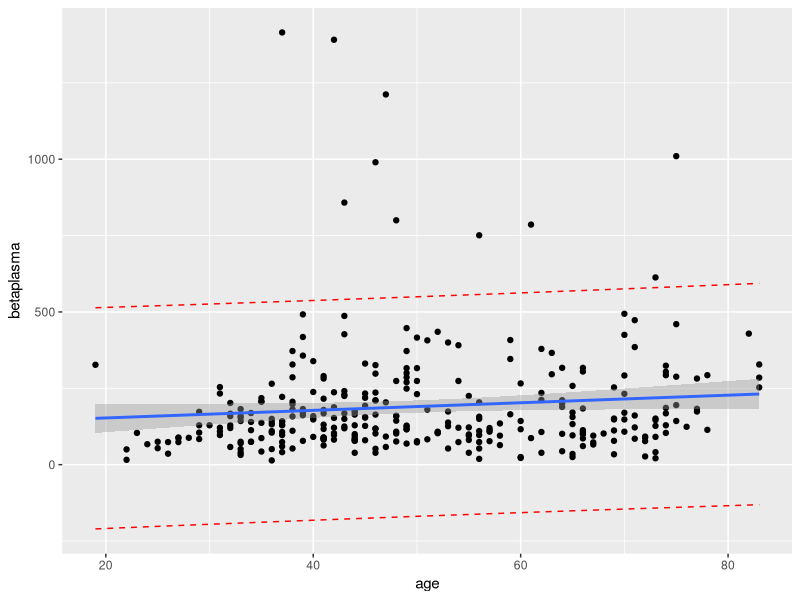
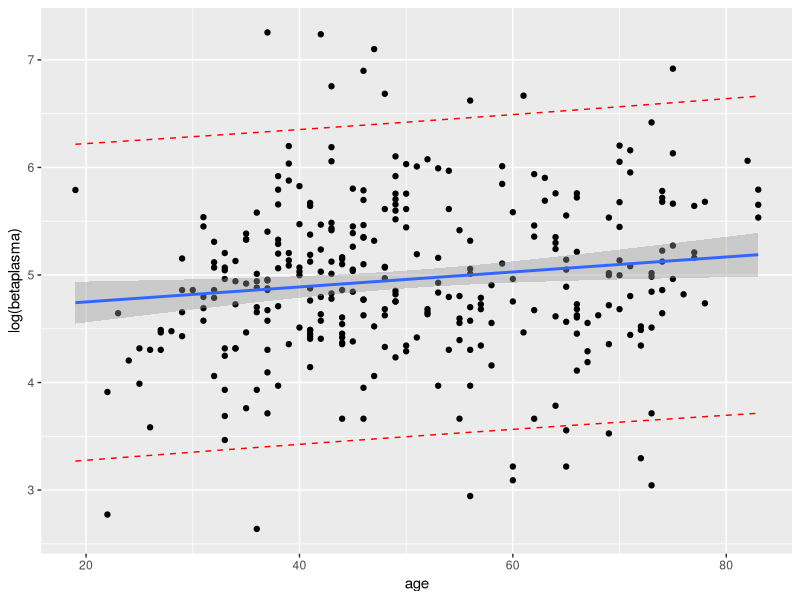
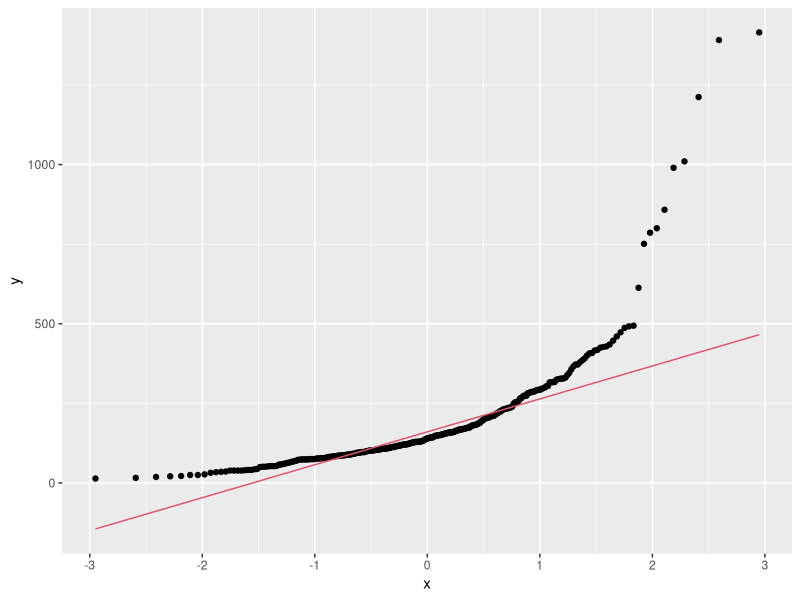
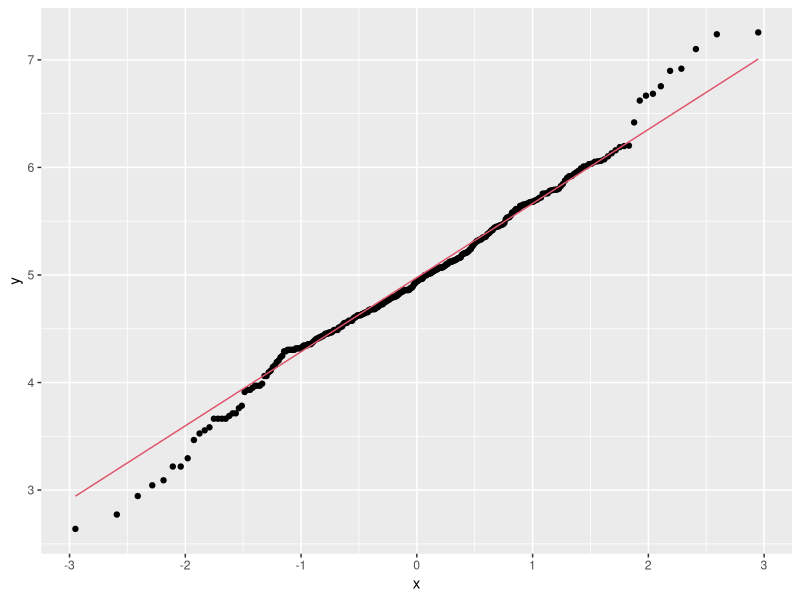
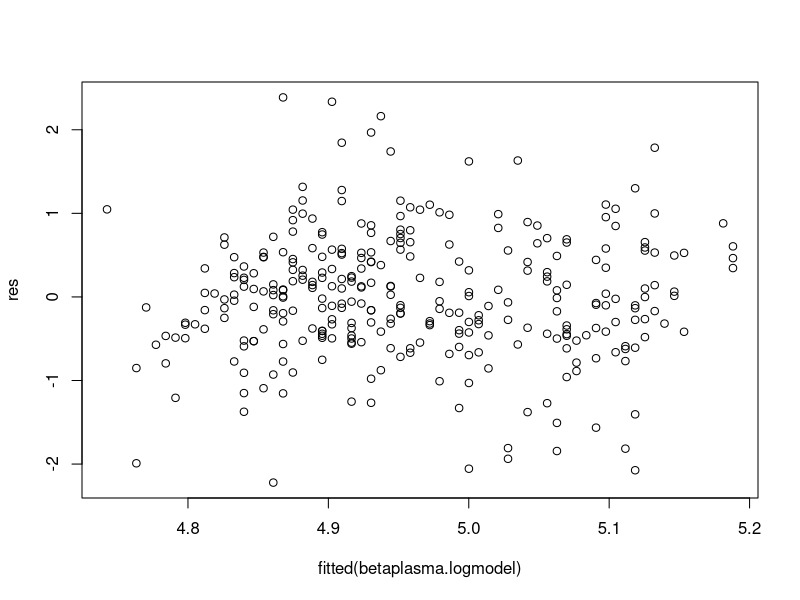
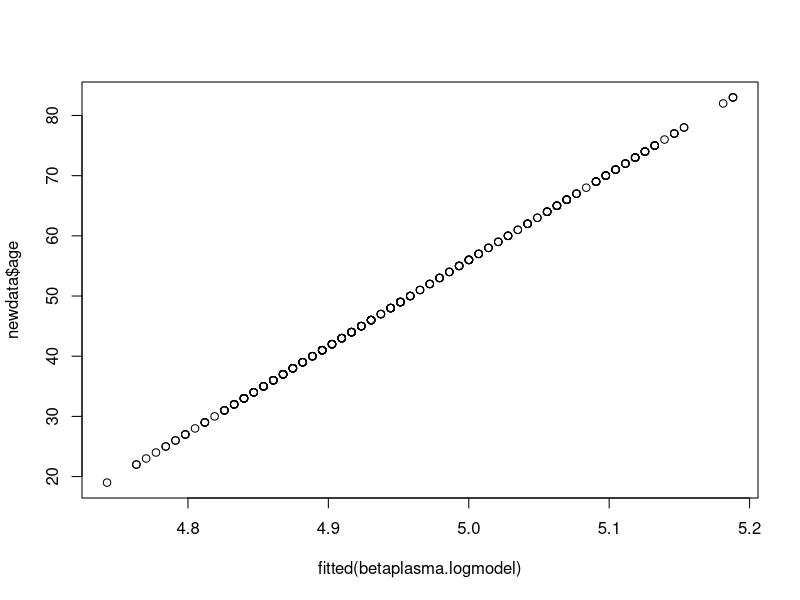
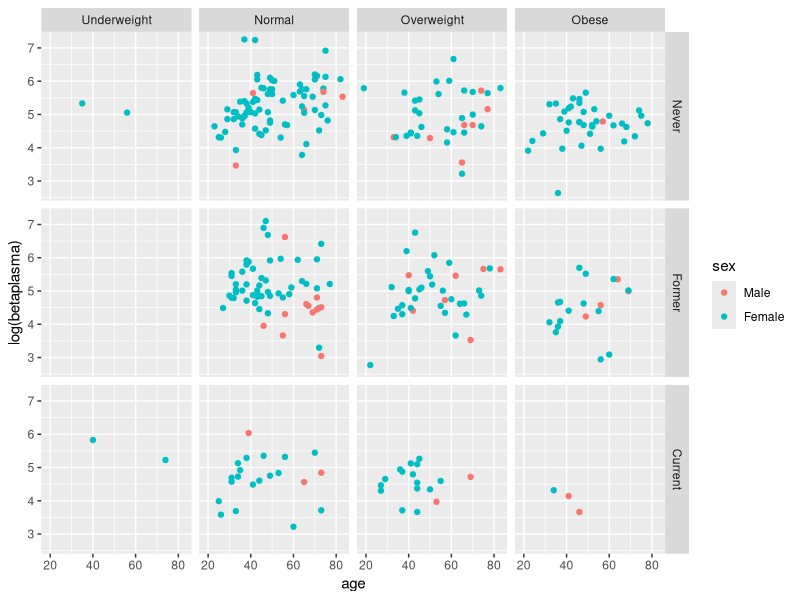
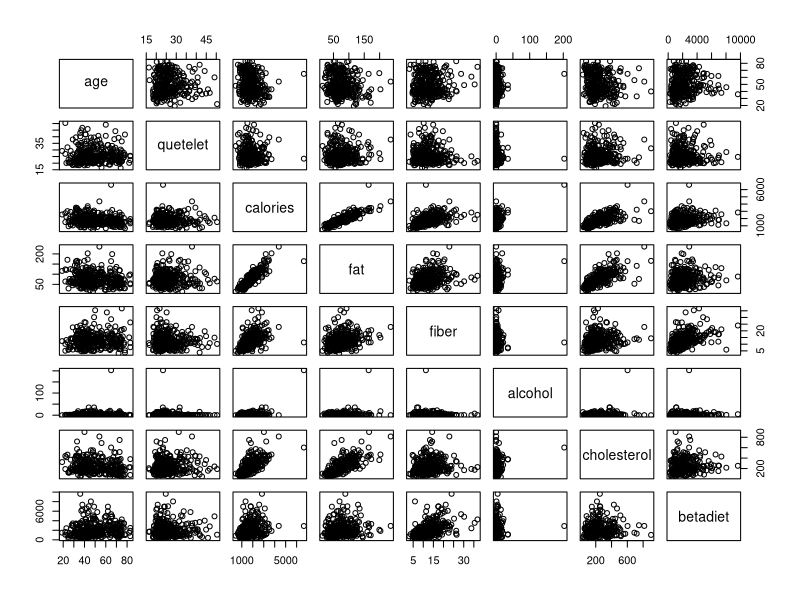

Recreate these plots in R, in order. (Note: this script raises an error after producing the figures.)
library(ggplot2)
library(grid)
#install.packages("GGally")
#install.packages("ggpubr")
library(GGally)
library(ggpubr)
plasma <- read.delim("plasma.txt")
head(plasma)
summary(plasma)

# b) the linear plot
newdata <- plasma[plasma$betaplasma > 0, ]
(betaplasma.model = lm(betaplasma ~ age, data = newdata))
(x0 <- data.frame(age = c(76)))
(predict(betaplasma.model, newdata = x0,interval = "confidence"))
(confint(betaplasma.model))

temp_var <- predict(betaplasma.model, interval="prediction")
new_df <- cbind(newdata, temp_var)
ggplot(new_df, aes(x = age, y=betaplasma)) + geom_point() + geom_line(aes(y=lwr), color = "red", linetype = "dashed")+
  geom_line(aes(y=upr), color = "red", linetype = "dashed") + geom_smooth(data = new_df, aes(x = age , y = betaplasma), method = lm) 

# b) the log plot
(betaplasma.logmodel = lm(log(betaplasma) ~ age, data = newdata))

temp_var <- predict(betaplasma.logmodel, interval="prediction")
new_df <- cbind(newdata, temp_var)
ggplot(new_df, aes(x = age, y=log(betaplasma))) + geom_point() + geom_line(aes(y=lwr), color = "red", linetype = "dashed")+
  geom_line(aes(y=upr), color = "red", linetype = "dashed") + geom_smooth(data = new_df, aes(x = age , y = log(betaplasma)), method = lm) 


# QQ-plot
ggplot(newdata, aes(sample= betaplasma)) +stat_qq() + stat_qq_line(color=2) 
ggplot(newdata, aes(sample= log(betaplasma))) +stat_qq() + stat_qq_line(color=2) 

res <- resid(betaplasma.logmodel)
plot(fitted(betaplasma.logmodel), res)


plot(fitted(betaplasma.logmodel), newdata$age)

# Part 2
# a) sex, smokstat, bmicat factors and their frequency tables
newdata$sex <- factor(newdata$sex,
                      levels = c(1, 2),
                      labels = c("Male", "Female"))
table(newdata$sex)

newdata$smokstat <- factor(newdata$smokstat,
                           levels = c(1, 2, 3),
                           labels = c("Never", "Former", "Current"))
table(newdata$smokstat)

newdata$bmicat <- factor(newdata$bmicat,
                         levels = c(1, 2, 3, 4),
                         labels = c("Underweight", "Normal", "Overweight", "Obese"))
table(newdata$bmicat)

# b) beta estimates, std errors & confint for linear model with:

# Underweight as reference variable
newdata$bmicat <- relevel(newdata$bmicat, "Underweight")
(betaplasmabmi.model = lm(log(betaplasma) ~ bmicat , data = newdata))
confint(betaplasmabmi.model)
summary(betaplasmabmi.model)

# Normal as reference variable 
newdata$bmicat <- relevel(newdata$bmicat, "Normal")
(betaplasmabmi.model = lm(log(betaplasma) ~ bmicat , data = newdata))
confint(betaplasmabmi.model)
summary(betaplasmabmi.model)

# c) model: plasma beta-carotene depends on age, sex, smokstat & bmicat

(betaplasmaall.model = lm(log(betaplasma) ~ age + sex + smokstat + bmicat , data = newdata))
exp(betaplasmaall.model$coefficients)
exp(confint(betaplasmaall.model))
summary(betaplasmaall.model)

anova(betaplasma.logmodel, betaplasmaall.model)

(betaplasmareduced.model = lm(log(betaplasma) ~ age + sex+ smokstat + quetelet , data = newdata))

anova(betaplasmareduced.model, betaplasmaall.model)

# 2d)

ggplot(data = newdata, aes(x = age, y = log(betaplasma), color = sex)) +
  geom_point()  +
  facet_grid(smokstat ~ relevel(bmicat, "Underweight"))

AverageAgeMale <- round(mean(newdata$age[newdata$sex=="Male"]))
testperson1 <- data.frame(sex = 'Male', smokstat = 'Former', bmicat = 'Underweight', age = AverageAgeMale)

(predict(betaplasmaall.model, testperson1,interval = "confidence"))
(predict(betaplasmaall.model, testperson1,interval = "prediction"))


summary(betaplasmaall.model)
confint(betaplasmaall.model)

# 2e

(betaplasmaquetelet.model = lm(log(betaplasma) ~ age + sex + smokstat + quetelet , data = newdata))
(exp(confint(betaplasmaquetelet.model)))

# bmi 22
testwoman <- data.frame(age = 40, sex = 'Female', smokstat = 'Former', bmicat = 'Normal')
testwomanq <- data.frame(age = 40, sex = 'Female', smokstat = 'Former', quetelet = 22)

testman <- data.frame(age = 40, sex = 'Male', smokstat='Former', bmicat = 'Normal')
testmanq <- data.frame(age = 40, sex = 'Male', smokstat='Former', quetelet = 22)


(predict(betaplasmaall.model, testwoman,interval = "confidence"))
(predict(betaplasmaquetelet.model, testwomanq,interval = "confidence"))
(predict(betaplasmaall.model, testman,interval = "confidence"))
(predict(betaplasmaquetelet.model, testmanq,interval = "confidence"))

# bmi 33

testwoman33 <- data.frame(age = 40, sex = 'Female', smokstat = 'Former', bmicat = 'Obese')
testwomanq33 <- data.frame(age = 40, sex = 'Female', smokstat = 'Former', quetelet = 33)

testman33 <- data.frame(age = 40, sex = 'Male', smokstat='Former', bmicat = 'Obese')
testmanq33 <- data.frame(age = 40, sex = 'Male', smokstat='Former', quetelet = 33)

(predict(betaplasmaall.model, testwoman33,interval = "confidence"))
(predict(betaplasmaquetelet.model, testwomanq33,interval = "confidence"))
(predict(betaplasmaall.model, testman33,interval = "confidence"))
(predict(betaplasmaquetelet.model, testmanq33,interval = "confidence"))

confintfm <- cbind(predict(betaplasmaall.model, testwoman,interval = "confidence"))
confintfm33 <- cbind(predict(betaplasmaall.model, testwoman33,interval = "confidence"))
confintfmq <- cbind(predict(betaplasmaquetelet.model, testwomanq,interval = "confidence"))
confintfmq33 <- cbind(predict(betaplasmaquetelet.model, testwomanq33,interval = "confidence"))

confintm <- cbind(predict(betaplasmaall.model, testman,interval = "confidence"))
confintm33 <- cbind(predict(betaplasmaall.model, testman33,interval = "confidence"))
confintmq <- cbind(predict(betaplasmaquetelet.model, testmanq,interval = "confidence"))
confintmq33 <- cbind(predict(betaplasmaquetelet.model, testmanq33,interval = "confidence"))

(abs(confintfm33-confintfm))/(confintfm) #Female BMI
(abs(confintfmq33-confintfmq))/(confintfmq) #Female Q
(abs(confintm33-confintm))/(confintm) #Male BMI
(abs(confintmq33-confintmq))/(confintmq) #Male Q

# 2f)

(betaplasmabmiq.model = lm(log(betaplasma) ~ age + sex + smokstat + bmicat + quetelet , data = newdata))
anova(betaplasmareduced.model, betaplasmabmiq.model)




# 3
# a)
sum_bmi <- summary(betaplasmaall.model)
sum_q <- summary(betaplasmaquetelet.model)

# the larger the better
(R2_bmi = sum_bmi$r.squared)
(R2_q = sum_q$r.squared)

(R_adj_bmi = sum_bmi$adj.r.squared)
(R_adj_q = sum_q$adj.r.squared)

# the smaller the better
AIC(betaplasmaall.model)
AIC(betaplasmaquetelet.model)

BIC(betaplasmaall.model)
BIC(betaplasmaquetelet.model)

# b)

contx <- plasma[, c("age", "quetelet", "calories", "fat", "fiber",
                    "alcohol", "cholesterol", "betadiet")]
cor(contx)
pairs(contx)

ggplot(data = plasma, aes(x = fat, y = calories)) + geom_point() + xlab("Fat Intake [g/day]") +
  ylab("Caloric Intake [Cal/day]") 

ggplot(data = plasma, aes(x = fat, y = cholesterol)) + geom_point() + xlab("Fat Intake [g/day]") +
  ylab("Cholesterol Intake [mg/day]") 

table(plasma$vituse)

# c)

(betaplasmadietary.model = lm(log(betaplasma) ~ vituse+calories+fat+fiber+alcohol+cholesterol+betadiet, data = newdata))
(influence(betaplasmadietary.model)$hat)

table(plasma$alcohol)

ggplot(data = plasma, aes(x = fat, y = alcohol)) + geom_point() + xlab("Fat Intake [g/day]") +
  ylab("Alcohol Intake [drinks/week]") 

ggplot(data = plasma, aes(x = fat, y = cholesterol)) + geom_point() + xlab("Fat Intake [g/day]") +
  ylab("Alcohol Intake [drinks/week]") 

ggplot(data = plasma, aes(x = fat, y = )) + geom_point() + xlab("Fat Intake [g/day]") +
  ylab("Alcohol Intake [drinks/week]") 


plasma <- read.delim("plasma.txt")
head(plasma)
summary(plasma)

# b) the linear plot
newdata <- plasma[plasma$betaplasma > 0, ]
(betaplasma.model = lm(betaplasma ~ age, data = newdata))
(x0 <- data.frame(age = c(76)))
(predict(betaplasma.model, newdata = x0,interval = "confidence"))
(confint(betaplasma.model))

temp_var <- predict(betaplasma.model, interval="prediction")
new_df <- cbind(newdata, temp_var)
ggplot(new_df, aes(x = age, y=betaplasma)) + geom_point() + geom_line(aes(y=lwr), color = "red", linetype = "dashed")+
  geom_line(aes(y=upr), color = "red", linetype = "dashed") + geom_smooth(data = new_df, aes(x = age , y = betaplasma), method = lm) 

# b) the log plot
(betaplasma.logmodel = lm(log(betaplasma) ~ age, data = newdata))

temp_var <- predict(betaplasma.logmodel, interval="prediction")
new_df <- cbind(newdata, temp_var)
ggplot(new_df, aes(x = age, y=log(betaplasma))) + geom_point() + geom_line(aes(y=lwr), color = "red", linetype = "dashed")+
  geom_line(aes(y=upr), color = "red", linetype = "dashed") + geom_smooth(data = new_df, aes(x = age , y = log(betaplasma)), method = lm) 


# QQ-plot
ggplot(newdata, aes(sample= betaplasma)) +stat_qq() + stat_qq_line(color=2) 
ggplot(newdata, aes(sample= log(betaplasma))) +stat_qq() + stat_qq_line(color=2) 

res <- resid(betaplasma.logmodel)
plot(fitted(betaplasma.logmodel), res)


plot(fitted(betaplasma.logmodel), newdata$age)

# Part 2
# a) sex, smokstat, bmicat factors and their frequency tables
newdata$sex <- factor(newdata$sex,
                      levels = c(1, 2),
                      labels = c("Male", "Female"))
table(newdata$sex)

newdata$smokstat <- factor(newdata$smokstat,
                           levels = c(1, 2, 3),
                           labels = c("Never", "Former", "Current"))
table(newdata$smokstat)

newdata$bmicat <- factor(newdata$bmicat,
                         levels = c(1, 2, 3, 4),
                         labels = c("Underweight", "Normal", "Overweight", "Obese"))
table(newdata$bmicat)

# b) beta estimates, std errors & confint for linear model with:

# Underweight as reference variable
newdata$bmicat <- relevel(newdata$bmicat, "Underweight")
(betaplasmabmi.model = lm(log(betaplasma) ~ bmicat , data = newdata))
confint(betaplasmabmi.model)
summary(betaplasmabmi.model)

# Normal as reference variable 
newdata$bmicat <- relevel(newdata$bmicat, "Normal")
(betaplasmabmi.model = lm(log(betaplasma) ~ bmicat , data = newdata))
confint(betaplasmabmi.model)
summary(betaplasmabmi.model)

# c) model: plasma beta-carotene depends on age, sex, smokstat & bmicat

(betaplasmaall.model = lm(log(betaplasma) ~ age + sex + smokstat + bmicat , data = newdata))

exp(betaplasmaall.model$coefficients)
exp(confint(betaplasmaall.model))
summary(betaplasmaall.model)

anova(betaplasma.logmodel, betaplasmaall.model)

(betaplasmareduced.model = lm(log(betaplasma) ~ age + sex+ smokstat + bmicat , data = newdata))

anova(betaplasmareduced.model, betaplasmaall.model)

# 2d)

ggplot(data = newdata, aes(x = age, y = log(betaplasma), color = sex)) +
  geom_point()  +
  facet_grid(smokstat ~ relevel(bmicat, "Underweight"))

AverageAgeMale <- round(mean(newdata$age[newdata$sex=="Male"]))
testperson1 <- data.frame(sex = 'Male', smokstat = 'Former', bmicat = 'Underweight', age = AverageAgeMale)

(predict(betaplasmaall.model, testperson1,interval = "confidence"))
(predict(betaplasmaall.model, testperson1,interval = "prediction"))


summary(betaplasmaall.model)
confint(betaplasmaall.model)

# 2e

(betaplasmaquetelet.model = lm(log(betaplasma) ~ age + sex + smokstat + quetelet , data = newdata))
(exp(confint(betaplasmaquetelet.model)))

# bmi 22
testwoman <- data.frame(age = 40, sex = 'Female', smokstat = 'Former', bmicat = 'Normal')
testwomanq <- data.frame(age = 40, sex = 'Female', smokstat = 'Former', quetelet = 22)

testman <- data.frame(age = 40, sex = 'Male', smokstat='Former', bmicat = 'Normal')
testmanq <- data.frame(age = 40, sex = 'Male', smokstat='Former', quetelet = 22)


(predict(betaplasmaall.model, testwoman,interval = "confidence"))
(predict(betaplasmaquetelet.model, testwomanq,interval = "confidence"))
(predict(betaplasmaall.model, testman,interval = "confidence"))
(predict(betaplasmaquetelet.model, testmanq,interval = "confidence"))

# bmi 33

testwoman33 <- data.frame(age = 40, sex = 'Female', smokstat = 'Former', bmicat = 'Obese')
testwomanq33 <- data.frame(age = 40, sex = 'Female', smokstat = 'Former', quetelet = 33)

testman33 <- data.frame(age = 40, sex = 'Male', smokstat='Former', bmicat = 'Obese')
testmanq33 <- data.frame(age = 40, sex = 'Male', smokstat='Former', quetelet = 33)

(predict(betaplasmaall.model, testwoman33,interval = "confidence"))
(predict(betaplasmaquetelet.model, testwomanq33,interval = "confidence"))
(predict(betaplasmaall.model, testman33,interval = "confidence"))
(predict(betaplasmaquetelet.model, testmanq33,interval = "confidence"))

confintfm <- cbind(predict(betaplasmaall.model, testwoman,interval = "confidence"))
confintfm33 <- cbind(predict(betaplasmaall.model, testwoman33,interval = "confidence"))
confintfmq <- cbind(predict(betaplasmaquetelet.model, testwomanq,interval = "confidence"))
confintfmq33 <- cbind(predict(betaplasmaquetelet.model, testwomanq33,interval = "confidence"))

confintm <- cbind(predict(betaplasmaall.model, testman,interval = "confidence"))
confintm33 <- cbind(predict(betaplasmaall.model, testman33,interval = "confidence"))
confintmq <- cbind(predict(betaplasmaquetelet.model, testmanq,interval = "confidence"))
confintmq33 <- cbind(predict(betaplasmaquetelet.model, testmanq33,interval = "confidence"))

(abs(confintfm33-confintfm))/(confintfm) #Female BMI
(abs(confintfmq33-confintfmq))/(confintfmq) #Female Q
(abs(confintm33-confintm))/(confintm) #Male BMI
(abs(confintmq33-confintmq))/(confintmq) #Male Q

# 2f)

(betaplasmabmiq.model = lm(log(betaplasma) ~ age + sex + smokstat + bmicat + quetelet , data = newdata))
anova(betaplasmareduced.model, betaplasmabmiq.model)


# 3
# a)
sum_bmi <- summary(betaplasmaall.model)
sum_q <- summary(betaplasmaquetelet.model)

# the larger the better
(R2_bmi = sum_bmi$r.squared)
(R2_q = sum_q$r.squared)

(R_adj_bmi = sum_bmi$adj.r.squared)
(R_adj_q = sum_q$adj.r.squared)

# the smaller the better
AIC(betaplasmaall.model)
AIC(betaplasmaquetelet.model)

BIC(betaplasmaall.model)
BIC(betaplasmaquetelet.model)

# b)

contx <- plasma[, c("age", "quetelet", "calories", "fat", "fiber",
                    "alcohol", "cholesterol", "betadiet")]
cor(contx)
pairs(contx)

ggplot(data = plasma, aes(x = fat, y = calories)) + geom_point() + xlab("Fat Intake [g/day]") +
  ylab("Caloric Intake [Cal/day]") 

ggplot(data = plasma, aes(x = fat, y = cholesterol)) + geom_point() + xlab("Fat Intake [g/day]") +
  ylab("Cholesterol Intake [mg/day]") 

table(plasma$vituse)

# c)

newdata$vituse <- factor(newdata$vituse,
                         levels = c(1, 2, 3),
                         labels = c("Yes, fairly often", "Yes, not often", "No"))

(betaplasmadietary.model = lm(log(betaplasma) ~ vituse+calories+fat+fiber+alcohol+cholesterol+betadiet, data = newdata))
(influence(betaplasmadietary.model)$hat)

table(plasma$alcohol)

ggplot(data = plasma, aes(x = alcohol, y = fat)) + geom_point() + ylab("Fat Intake [g/day]") +
  xlab("Alcohol Intake [drinks/week]") 

ggplot(data = plasma, aes(x = alcohol, y = cholesterol)) + geom_point() + xlab("Alcohol Intake [drinks/week]") +
  ylab("Cholesterol Intake [mg/day]") 

ggplot(data = plasma, aes(x = alcohol, y = vituse)) + geom_point() + xlab("Alcohol Intake [drinks/week]") +
  ylab("Vitamine Intake") 

ggplot(data = plasma, aes(x = alcohol, y = fiber)) + geom_point() + xlab("Alcohol Intake [drinks/week]") +
  ylab("Fiber Intake [g/day]") 

ggplot(data = plasma, aes(x = alcohol, y = betadiet)) + geom_point() + xlab("Alcohol Intake [drinks/week]") +
  ylab("Beta-carotene Intake [μg/day]") 

ggplot(data = plasma, aes(x = alcohol, y = calories)) + geom_point() + xlab("Alcohol Intake [drinks/week]") +
  ylab("Calorie Intake [Cal/day]") 


# leverage



diet.betas <- cbind(summary(betaplasmadietary.model)$coefficients,ci =confint(betaplasmadietary.model))
diet.pred <- cbind(
  newdata, 
  fit = predict(betaplasmadietary.model),
  r = rstudent(betaplasmadietary.model))
diet.pred$v <- influence(betaplasmadietary.model)$hat

highlev <- 2*length(betaplasmadietary.model$coefficients)/nrow(newdata)
Alcoholic<-which(newdata$alcohol==max(newdata$alcohol))


p1<-ggplot(diet.pred, aes(x = vituse, y = v)) +
  geom_point(size = 2)  +
  geom_point(data = diet.pred[abs(diet.pred$v) > highlev,], 
             color = "red", size = 3)+
  geom_point(data = diet.pred[Alcoholic, ], 
             color = "blue", shape = 24, size = 3) +
  geom_hline(yintercept = 1/nrow(newdata)) +
  geom_hline(yintercept = highlev, 
             color = "red") +
  theme(axis.title.y=element_blank())+
  labs(x = "Vitamin Usage") +
  theme(text = element_text(size = 18))

p2<-ggplot(diet.pred, aes(x = calories, y = v)) +
  geom_point(size = 2)  +
  geom_point(data = diet.pred[abs(diet.pred$v) > highlev,], 
             color = "red", size = 3)+
  geom_point(data = diet.pred[Alcoholic, ], 
             color = "blue", shape = 24, size = 3) +
  geom_hline(yintercept = 1/nrow(newdata)) +
  geom_hline(yintercept = highlev, 
             color = "red") +
  theme(axis.title.y=element_blank())+
  labs(x = "Caloric Intake [Cal/day]") +
  theme(text = element_text(size = 18))

p3<-ggplot(diet.pred, aes(x = fat, y = v)) +
  geom_point(size = 2)  +
  geom_point(data = diet.pred[abs(diet.pred$v) > highlev,], 
             color = "red", size = 3)+
  geom_point(data = diet.pred[Alcoholic, ], 
             color = "blue", shape = 24, size = 3) +
  geom_hline(yintercept = 1/nrow(newdata)) +
  geom_hline(yintercept = highlev, 
             color = "red") +
  theme(axis.title.y=element_blank())+
  labs(x = "Fat Intake [mg/day]") +
  theme(text = element_text(size = 18))

p4<-ggplot(diet.pred, aes(x = fiber, y = v)) +
  geom_point(size = 2)  +
  geom_point(data = diet.pred[abs(diet.pred$v) > highlev,], 
             color = "red", size = 3)+
  geom_point(data = diet.pred[Alcoholic, ], 
             color = "blue", shape = 24, size = 3) +
  geom_hline(yintercept = 1/nrow(newdata)) +
  geom_hline(yintercept = highlev, 
             color = "red") +
  theme(axis.title.y=element_blank())+
  labs(x = "Dietary Fiber Intake [g/day]") +
  theme(text = element_text(size = 18))

p5<-ggplot(diet.pred, aes(x = cholesterol, y = v)) +
  geom_point(size = 2)  +
  geom_point(data = diet.pred[abs(diet.pred$v) > highlev,], 
             color = "red", size = 3)+
  geom_point(data = diet.pred[Alcoholic, ], 
             color = "blue", shape = 24, size = 3) +
  geom_hline(yintercept = 1/nrow(newdata)) +
  geom_hline(yintercept = highlev, 
             color = "red") +
  theme(axis.title.y=element_blank())+
  labs(x = "Cholesterol Intake [mg/day]") +
  theme(text = element_text(size = 18))

p6<-ggplot(diet.pred, aes(x = alcohol, y = v)) +
  geom_point(size = 2)  +
  geom_point(data = diet.pred[abs(diet.pred$v) > highlev,], 
             color = "red", size = 3)+
  geom_point(data = diet.pred[Alcoholic, ], 
             color = "blue", shape = 24, size = 3) +
  geom_hline(yintercept = 1/nrow(newdata)) +
  geom_hline(yintercept = highlev, 
             color = "red") +
  theme(axis.title.y=element_blank())+
  labs(x = "Alcohol Intake [drinks/week]") +
  theme(text = element_text(size = 18))

p7<-ggplot(diet.pred, aes(x = betadiet, y = v)) +
  geom_point(size = 2)  +
  geom_point(data = diet.pred[abs(diet.pred$v) > highlev,], 
             color = "red", size = 3)+
  geom_point(data = diet.pred[Alcoholic, ], 
             color = "blue", shape = 24, size = 3) +
  geom_hline(yintercept = 1/nrow(newdata)) +
  geom_hline(yintercept = highlev, 
             color = "red") +
  theme(axis.title.y=element_blank())+
  labs(x = "Dietary beta-carotene Intake [\U03BCg/day]") +
  theme(text = element_text(size = 18))


plots <- ggarrange(p1, p2, p3, p4, p5, p6, p7, labels="AUTO")
annotate_figure(plots, 
                top = text_grob("Leverage", color = "black", face = "bold", size = 14))


# 3d)

ggplot(betaplasmadietary.model,aes(x=fit,y=r))+geom_point()+ ylab("Studentized Residuals") + xlab("Predicted \U03B2-carotene plasma levels [ng/ml]") + geom_smooth()+ geom_hline(yintercept = c(-2, 0, 2)) +
  geom_hline(yintercept = c(-3, 3), linetype = 2)+geom_point(data = diet.pred[abs(diet.pred$r) > 3,], color = "red")

MaxRes<-which(diet.pred$r==max(abs(diet.pred$r)))

# 3e)

# cooks
diet.pred$D <- cooks.distance(betaplasmadietary.model)
head(diet.pred)

# Plot against r*
(f1.pike <- length(betaplasmadietary.model$coefficients))
(f2.pike <- betaplasmadietary.model$df.residual)
(cook.limit.pike <- qf(0.5, f1.pike, f2.pike))
ggplot(diet.pred, aes(fit, D)) + 
  geom_point(size = 3) +
  #geom_hline(yintercept = cook.limit.pike, color = "red") +
  geom_hline(yintercept = 4/nrow(diet.pred), linetype = 2, color = "red") +
  geom_point(data = diet.pred[Alcoholic, ], 
             color = "blue", shape = 24, size = 3)+
  geom_point(data = diet.pred[abs(diet.pred$r) > 3,], color = "forestgreen", fill="forestgreen", shape=23 ,size = 3)+
  geom_point(data = diet.pred[MaxRes, ], 
             color = "black", shape = 9, size = 3)+
  xlab("Fitted values") +
  ylab("Distance") +
  labs(title = "\U03B2-carotene plasma levels: Cook's D") +
  theme(text = element_text(size = 18))

# dfbetas

diet.pred$df0 <- dfbetas(betaplasmadietary.model)[, "(Intercept)"]
diet.pred$df1 <- dfbetas(betaplasmadietary.model)[, "vituseYes, not often"]
diet.pred$df2 <- dfbetas(betaplasmadietary.model)[, "vituseNo"]
diet.pred$df3 <- dfbetas(betaplasmadietary.model)[, "calories"]
diet.pred$df4 <- dfbetas(betaplasmadietary.model)[, "fat"]
diet.pred$df5 <- dfbetas(betaplasmadietary.model)[, "fiber"]
diet.pred$df6 <- dfbetas(betaplasmadietary.model)[, "alcohol"]
diet.pred$df7 <- dfbetas(betaplasmadietary.model)[, "cholesterol"]
diet.pred$df8 <- dfbetas(betaplasmadietary.model)[, "betadiet"]

pdf0<-ggplot(diet.pred, aes(x = fit, y = df0)) +
  geom_point(size = 2) +
  geom_hline(yintercept = 0) +
  geom_hline(yintercept = sqrt(cook.limit.pike)*c(-1, 1), color = "red") +
  geom_hline(yintercept = 2/sqrt(nrow(newdata))*c(-1, 1), color = "red", linetype = "dashed") +
  geom_point(data = diet.pred[Alcoholic, ], 
             color = "blue", shape = 24, size = 3)+
  geom_point(data = diet.pred[abs(diet.pred$r) > 3,], color = "forestgreen", fill="forestgreen", shape=23 ,size = 3)+
  geom_point(data = diet.pred[MaxRes, ], 
             color = "black", shape = 9, size = 3)+
  ylab("DFBETAS_0(i)") +
  xlab("Fitted values") +
  labs(title = "Intercept") +
  #labs(caption = "y = sqrt(F_0.5) and 2/sqrt(n)") +
  theme(text = element_text(size = 18))


pdf1<-ggplot(diet.pred, aes(x = fit, y = df1)) +
  geom_point(size = 2) +
  geom_hline(yintercept = 0) +
  geom_hline(yintercept = sqrt(cook.limit.pike)*c(-1, 1), color = "red") +
  geom_hline(yintercept = 2/sqrt(nrow(newdata))*c(-1, 1), color = "red", linetype = "dashed") +
  geom_point(data = diet.pred[Alcoholic, ], 
             color = "blue", shape = 24, size = 3)+
  geom_point(data = diet.pred[abs(diet.pred$r) > 3,], color = "forestgreen", fill="forestgreen", shape=23 ,size = 3)+
  geom_point(data = diet.pred[MaxRes, ], 
             color = "black", shape = 9, size = 3)+
  ylab("DFBETAS_2(i)") +
  xlab("Fitted values") +
  labs(title = "Vitamin use Yes, not often") +
  #labs(caption = "y = sqrt(F_0.5) and 2/sqrt(n)") +
  theme(text = element_text(size = 18))

pdf2<-ggplot(diet.pred, aes(x = fit, y = df2)) +
  geom_point(size = 2) +
  geom_hline(yintercept = 0) +
  geom_hline(yintercept = sqrt(cook.limit.pike)*c(-1, 1), color = "red") +
  geom_hline(yintercept = 2/sqrt(nrow(newdata))*c(-1, 1), color = "red", linetype = "dashed") +
  geom_point(data = diet.pred[Alcoholic, ], 
             color = "blue", shape = 24, size = 3)+
  geom_point(data = diet.pred[abs(diet.pred$r) > 3,], color = "forestgreen", fill="forestgreen", shape=23 ,size = 3)+
  geom_point(data = diet.pred[MaxRes, ], 
             color = "black", shape = 9, size = 3)+
  ylab("DFBETAS_2(i)") +
  xlab("Fitted values") +
  labs(title = "Vitamin use No") +
  #labs(caption = "y = sqrt(F_0.5) and 2/sqrt(n)") +
  theme(text = element_text(size = 18))

pdf3<-ggplot(diet.pred, aes(x = fit, y = df3)) +
  geom_point(size = 2) +
  geom_hline(yintercept = 0) +
  geom_hline(yintercept = sqrt(cook.limit.pike)*c(-1, 1), color = "red") +
  geom_hline(yintercept = 2/sqrt(nrow(newdata))*c(-1, 1), color = "red", linetype = "dashed") +
  geom_point(data = diet.pred[Alcoholic, ], 
             color = "blue", shape = 24, size = 3)+
  geom_point(data = diet.pred[abs(diet.pred$r) > 3,], color = "forestgreen", fill="forestgreen", shape=23 ,size = 3)+
  geom_point(data = diet.pred[MaxRes, ], 
             color = "black", shape = 9, size = 3)+
  ylab("DFBETAS_3(i)") +
  xlab("Fitted values") +
  labs(title = "Calories") +
  #labs(caption = "y = sqrt(F_0.5) and 2/sqrt(n)") +
  theme(text = element_text(size = 18))

pdf4<-ggplot(diet.pred, aes(x = fit, y = df4)) +
  geom_point(size = 2) +
  geom_hline(yintercept = 0) +
  geom_hline(yintercept = sqrt(cook.limit.pike)*c(-1, 1), color = "red") +
  geom_hline(yintercept = 2/sqrt(nrow(newdata))*c(-1, 1), color = "red", linetype = "dashed") +
  geom_point(data = diet.pred[Alcoholic, ], 
             color = "blue", shape = 24, size = 3)+
  geom_point(data = diet.pred[abs(diet.pred$r) > 3,], color = "forestgreen", fill="forestgreen", shape=23 ,size = 3)+
  geom_point(data = diet.pred[MaxRes, ], 
             color = "black", shape = 9, size = 3)+
  ylab("DFBETAS_4(i)") +
  xlab("Fitted values") +
  labs(title = "Fat") +
  #labs(caption = "y = sqrt(F_0.5) and 2/sqrt(n)") +
  theme(text = element_text(size = 18))

pdf5<-ggplot(diet.pred, aes(x = fit, y = df5)) +
  geom_point(size = 2) +
  geom_hline(yintercept = 0) +
  geom_hline(yintercept = sqrt(cook.limit.pike)*c(-1, 1), color = "red") +
  geom_hline(yintercept = 2/sqrt(nrow(newdata))*c(-1, 1), color = "red", linetype = "dashed") +
  geom_point(data = diet.pred[Alcoholic, ], 
             color = "blue", shape = 24, size = 3)+
  geom_point(data = diet.pred[abs(diet.pred$r) > 3,], color = "forestgreen", fill="forestgreen", shape=23 ,size = 3)+
  geom_point(data = diet.pred[MaxRes, ], 
             color = "black", shape = 9, size = 3)+
  ylab("DFBETAS_5(i)") +
  xlab("Fitted values") +
  labs(title = "Fiber") +
  #labs(caption = "y = sqrt(F_0.5) and 2/sqrt(n)") +
  theme(text = element_text(size = 18))

pdf6<-ggplot(diet.pred, aes(x = fit, y = df6)) +
  geom_point(size = 2) +
  geom_hline(yintercept = 0) +
  geom_hline(yintercept = sqrt(cook.limit.pike)*c(-1, 1), color = "red") +
  geom_hline(yintercept = 2/sqrt(nrow(newdata))*c(-1, 1), color = "red", linetype = "dashed") +
  geom_point(data = diet.pred[Alcoholic, ], 
             color = "blue", shape = 24, size = 3)+
  geom_point(data = diet.pred[abs(diet.pred$r) > 3,], color = "forestgreen", fill="forestgreen", shape=23 ,size = 3)+
  geom_point(data = diet.pred[MaxRes, ], 
             color = "black", shape = 9, size = 3)+
  ylab("DFBETAS_6(i)") +
  xlab("Fitted values") +
  labs(title = "Alcohol") +
  #labs(caption = "y = sqrt(F_0.5) and 2/sqrt(n)") +
  theme(text = element_text(size = 18))

pdf7<-ggplot(diet.pred, aes(x = fit, y = df7)) +
  geom_point(size = 2) +
  geom_hline(yintercept = 0) +
  geom_hline(yintercept = sqrt(cook.limit.pike)*c(-1, 1), color = "red") +
  geom_hline(yintercept = 2/sqrt(nrow(newdata))*c(-1, 1), color = "red", linetype = "dashed") +
  geom_point(data = diet.pred[Alcoholic, ], 
             color = "blue", shape = 24, size = 3)+
  geom_point(data = diet.pred[abs(diet.pred$r) > 3,], color = "forestgreen", fill="forestgreen", shape=23 ,size = 3)+
  geom_point(data = diet.pred[MaxRes, ], 
             color = "black", shape = 9, size = 3)+
  ylab("DFBETAS_7(i)") +
  xlab("Fitted values") +
  labs(title = "Cholesterol") +
  # labs(caption = "y = sqrt(F_0.5) and 2/sqrt(n)") +
  theme(text = element_text(size = 18))

pdf8<-ggplot(diet.pred, aes(x = fit, y = df8)) +
  geom_point(size = 2) +
  geom_hline(yintercept = 0) +
  geom_hline(yintercept = sqrt(cook.limit.pike)*c(-1, 1), color = "red") +
  geom_hline(yintercept = 2/sqrt(nrow(newdata))*c(-1, 1), color = "red", linetype = "dashed") +
  geom_point(data = diet.pred[Alcoholic, ], 
             color = "blue", shape = 24, size = 3)+
  geom_point(data = diet.pred[abs(diet.pred$r) > 3,], color = "forestgreen", fill="forestgreen", shape=23 ,size = 3)+
  geom_point(data = diet.pred[MaxRes, ], 
             color = "black", shape = 9, size = 3)+
  ylab("DFBETAS_0(i)") +
  xlab("Fitted values") +
  labs(title = "Dietary beta-carotene") +
  #labs(caption = "y = sqrt(F_0.5) and 2/sqrt(n)") +
  theme(text = element_text(size = 18))



DFBPlots<-ggarrange(pdf0, pdf1, pdf2, pdf3, pdf4, pdf5, pdf6, pdf7, pdf8, labels="AUTO")
annotate_figure(DFBPlots,
                # top = text_grob("DFBetas of the dietary parameters", color = "black", face = "bold", size = 14),
                #bottom = text_grob("y = sqrt(F_0.5) (solid) and 2/sqrt(n) (dashed)", color = "black",
                #                  hjust = 1, x = 1, face = "italic", size = 16),
                #left = text_grob("DFBETAS", color = "black", rot = 90),
)


# 3f)

Dietary.model <- step(betaplasmadietary.model)
(final.model <- cbind(summary(Dietary.model)$coefficients,ci =confint(Dietary.model)))
(final.exp <- exp(final.model[, c(1, 5, 6)]))
(final <- final.model[, c(1, 5, 6)])

# 3g)

min.model <- (lm(log(betaplasma) ~ 1, data = newdata))
max.model <- lm(log(betaplasma) ~ vituse+calories+fiber+alcohol+betadiet+age+quetelet+smokstat+sex, data = newdata)

AIC.model<-step(Dietary.model, 
                scope = list(lower = min.model, upper = max.model),
                direction = "both")

BIC.model<-step(Dietary.model, 
                scope = list(lower = min.model, upper = max.model),
                direction = "both",
                k = log(nrow(newdata)))

# 3h)

sum.0<-summary(betaplasma.logmodel)
sum.1<-summary(betaplasmaquetelet.model)
sum.2<-summary(Dietary.model)
sum.3<-summary(AIC.model)
sum.4<-summary(BIC.model)


(collect.R2s <- data.frame(
  nr = seq(1, 5),
  model = c("Age", "Background", "Dietary", "Step AIC", "Step BIC"),
  R2 = c(sum.0$r.squared,
         sum.1$r.squared,
         sum.2$r.squared,
         sum.3$r.squared,
         sum.4$r.squared),
  R2.adj = c(sum.0$adj.r.squared,
             sum.1$adj.r.squared,
             sum.2$adj.r.squared,
             sum.3$adj.r.squared,
             sum.4$adj.r.squared)))